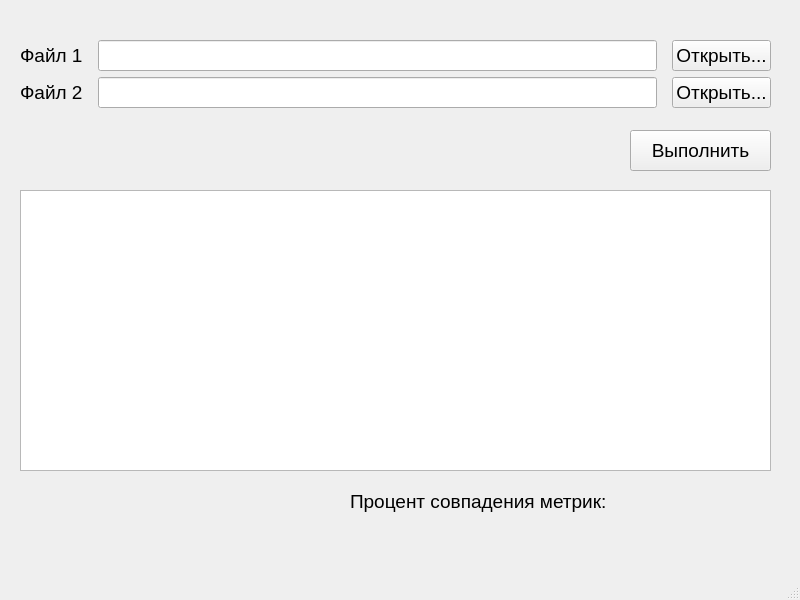
<?xml version="1.0" encoding="UTF-8"?>
<ui version="4.0">
 <class>MainWindow</class>
 <widget class="QMainWindow" name="MainWindow">
  <property name="geometry">
   <rect>
    <x>0</x>
    <y>0</y>
    <width>800</width>
    <height>600</height>
   </rect>
  </property>
  <property name="font">
   <font>
    <pointsize>14</pointsize>
   </font>
  </property>
  <property name="windowTitle">
   <string>MainWindow</string>
  </property>
  <widget class="QWidget" name="centralwidget">
   <widget class="QTableView" name="tableView">
    <property name="geometry">
     <rect>
      <x>20</x>
      <y>190</y>
      <width>751</width>
      <height>281</height>
     </rect>
    </property>
   </widget>
   <widget class="QPushButton" name="Button_Start">
    <property name="geometry">
     <rect>
      <x>630</x>
      <y>130</y>
      <width>141</width>
      <height>41</height>
     </rect>
    </property>
    <property name="text">
     <string>Выполнить</string>
    </property>
   </widget>
   <widget class="QWidget" name="layoutWidget">
    <property name="geometry">
     <rect>
      <x>20</x>
      <y>40</y>
      <width>751</width>
      <height>70</height>
     </rect>
    </property>
    <layout class="QGridLayout" name="gridLayout">
     <property name="horizontalSpacing">
      <number>15</number>
     </property>
     <item row="1" column="2">
      <widget class="QPushButton" name="Button_Open_File_2">
       <property name="text">
        <string>Открыть...</string>
       </property>
      </widget>
     </item>
     <item row="1" column="1">
      <widget class="QLineEdit" name="lineEdit_File_2"/>
     </item>
     <item row="0" column="2">
      <widget class="QPushButton" name="Button_Open_File_1">
       <property name="text">
        <string>Открыть...</string>
       </property>
      </widget>
     </item>
     <item row="1" column="0">
      <widget class="QLabel" name="label_File_2">
       <property name="text">
        <string>Файл 2</string>
       </property>
      </widget>
     </item>
     <item row="0" column="0">
      <widget class="QLabel" name="label_File_1">
       <property name="text">
        <string>Файл 1</string>
       </property>
      </widget>
     </item>
     <item row="0" column="1">
      <widget class="QLineEdit" name="lineEdit_File_1"/>
     </item>
    </layout>
   </widget>
   <widget class="QLabel" name="label_result">
    <property name="geometry">
     <rect>
      <x>350</x>
      <y>490</y>
      <width>421</width>
      <height>23</height>
     </rect>
    </property>
    <property name="text">
     <string>Процент совпадения метрик: </string>
    </property>
   </widget>
  </widget>
  <widget class="QMenuBar" name="menubar">
   <property name="geometry">
    <rect>
     <x>0</x>
     <y>0</y>
     <width>800</width>
     <height>31</height>
    </rect>
   </property>
  </widget>
  <widget class="QStatusBar" name="statusbar"/>
 </widget>
 <resources/>
 <connections/>
</ui>
